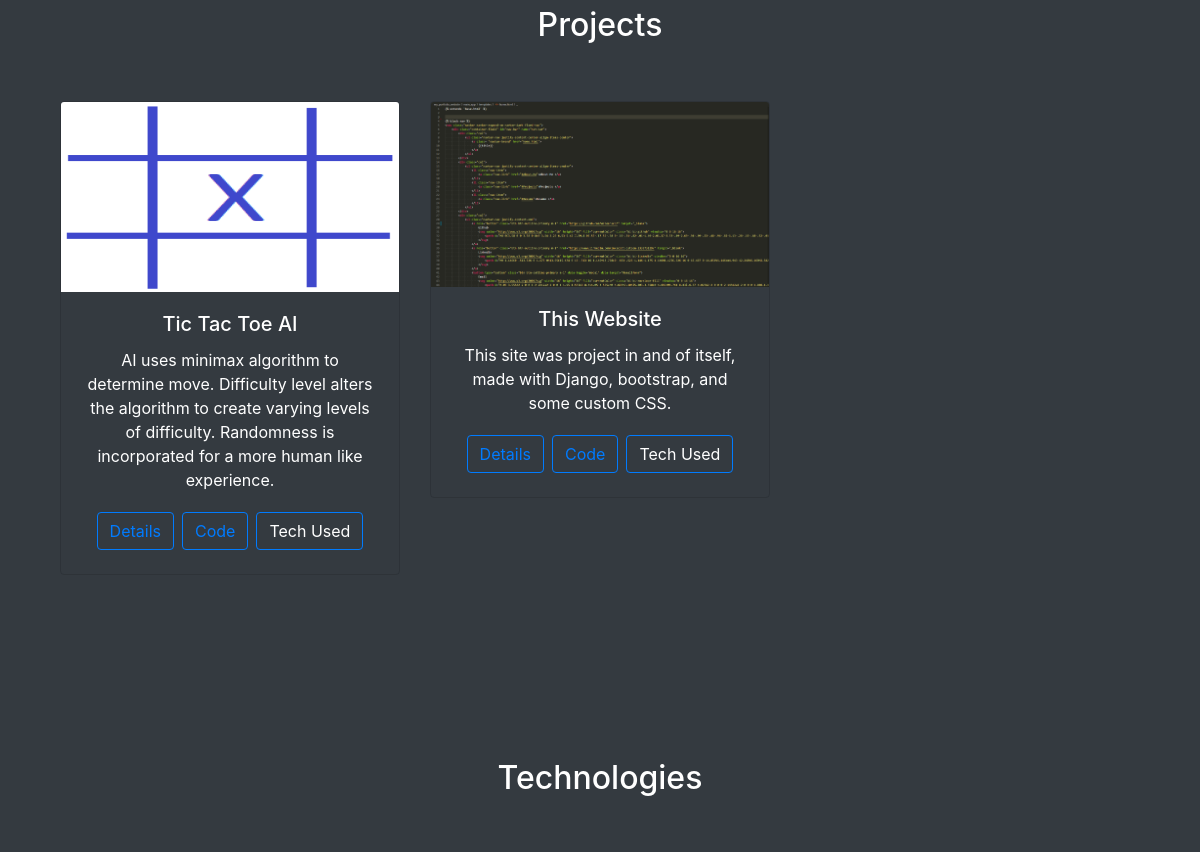
/ (middle part), run on an earlier commit of the app's database.
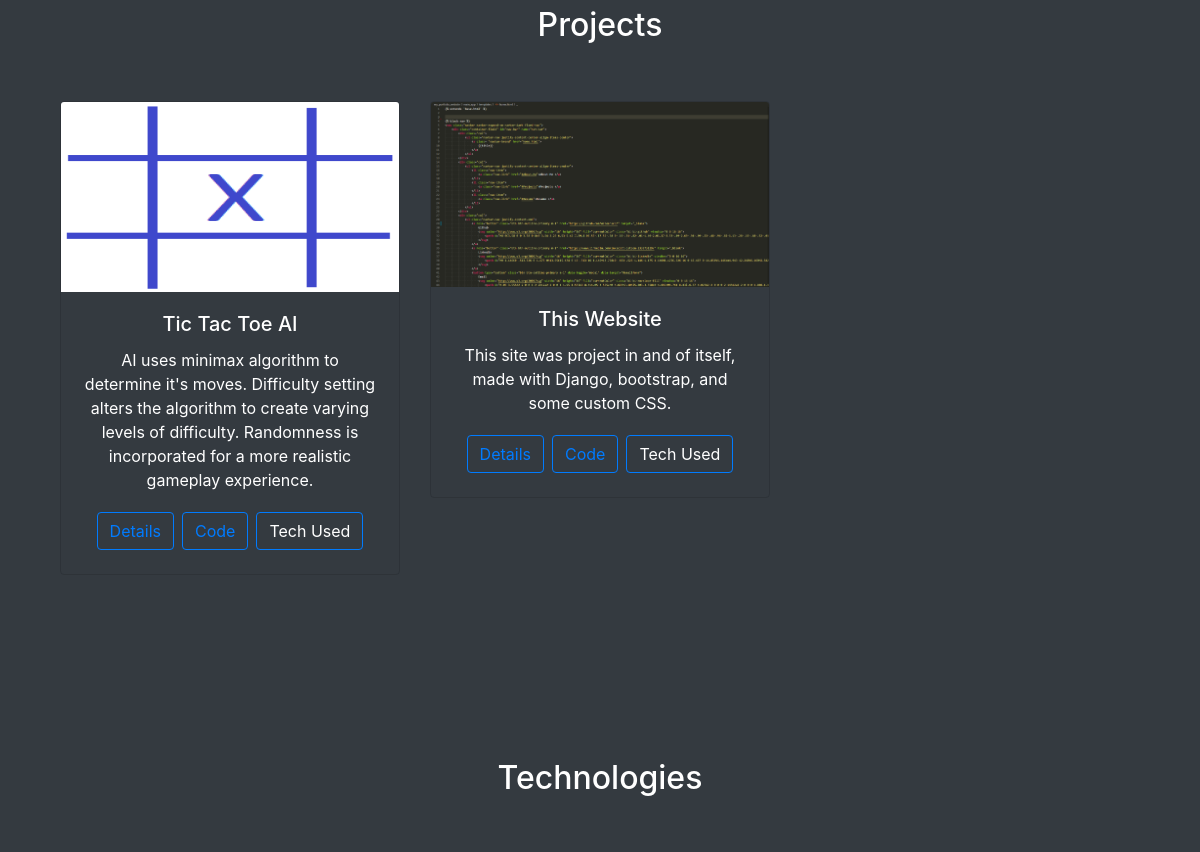
And on a later commit of the database.
### main_app/models.py (models this page shows, shortened)
class Project(models.Model):
    name = models.CharField(max_length=100)
    html = models.TextField()#text here will populate in html template, provides the detailed project description
    relevance = models.IntegerField()
    short_desc = models.CharField(max_length=280)
    repo = models.CharField(max_length=100)
    technologies = models.ManyToManyField(Technology)
    picture = models.ImageField()

### main_app/views.py (the view)
# urls.py: path("", views.home, name="home"),
def home(response):
    title = '''Scott Osteen's Portfolio'''
    projects = Project.objects.order_by('relevance')
    techs = Technology.objects.order_by('relevance')
    return render(response, 'home.html', {'title': title, 'projects': projects, 'techs': techs})#dictionary is used for passing things to html code

### main_app/models.py (called while the page is built)
    def __str__(self) -> str:
        return self.name

### main_app/templates/home.html (shortened to what this page needs)
{% extends 'base.html' %}
{% load static %}
{% block page_content %}
    <div class="container py-5">
    <h2 class="text-center py-5" id="Projects">Projects</h2>
        <div class="row">
            {% for project in projects %}
                <div class="col-sm-12 col-lg-4 mb-4">
                    <div class="card text-center bg-transparent text-white mb-3">
                        <img class="card-img-top h-25" src="{% static project.picture %}">
                        <div class="card-body d-flex flex-column">
                            <h5 class="card-title">{{ project.name }}</h5>
                            <p class="card-text">{{ project.short_desc }}</p>
                            <div class="row justify-content-center align-items-center">
                                <a href="{% url 'proj_page' project.name %}" class="btn btn-outline-primary m-1" style="margin: 0px 60px">
                                    Details
                                </a>
                                <a href={{project.repo}} target="_blank" class="btn btn-outline-primary m-1" style="margin: 0px 60px">
                                    Code
                                </a>
                                <a type="button" class="btn btn-outline-primary m-1" data-container="body" data-toggle="popover" data-placement="right" data-content={{project.technologies.all}} data-trigger="hover" style="margin: 0px 60px">
                                    Tech Used
                                </a>
                            </div>
                        </div>
                    </div>
                </div>
            {% endfor %}
        </div>
    </div>
    <div class="container py-5">
        <h2 class="text-center py-5" id="Technologies">Technologies</h2>
        </div>
{% endblock %}

What changed in the data, as far as the page shows it:
changed Project "Tic Tac Toe AI": short_desc "…minimax algorithm to determine move. Difficulty level alters the algorithm to create varying levels of difficulty. Randomness is incorporated for a more human like experience." → "…minimax algorithm to determine it's moves. Difficulty setting alters the algorithm to create varying levels of difficulty. Randomness is incorporated for a more realistic gameplay experience."
